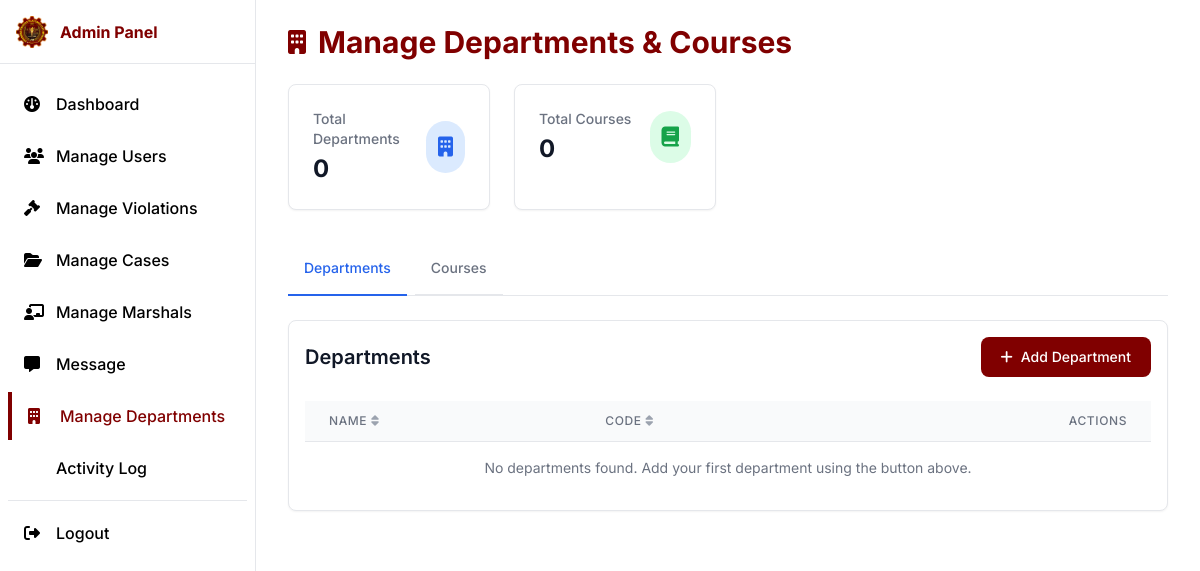
Before: /pages/Admin/manage-department.php with the older database file.
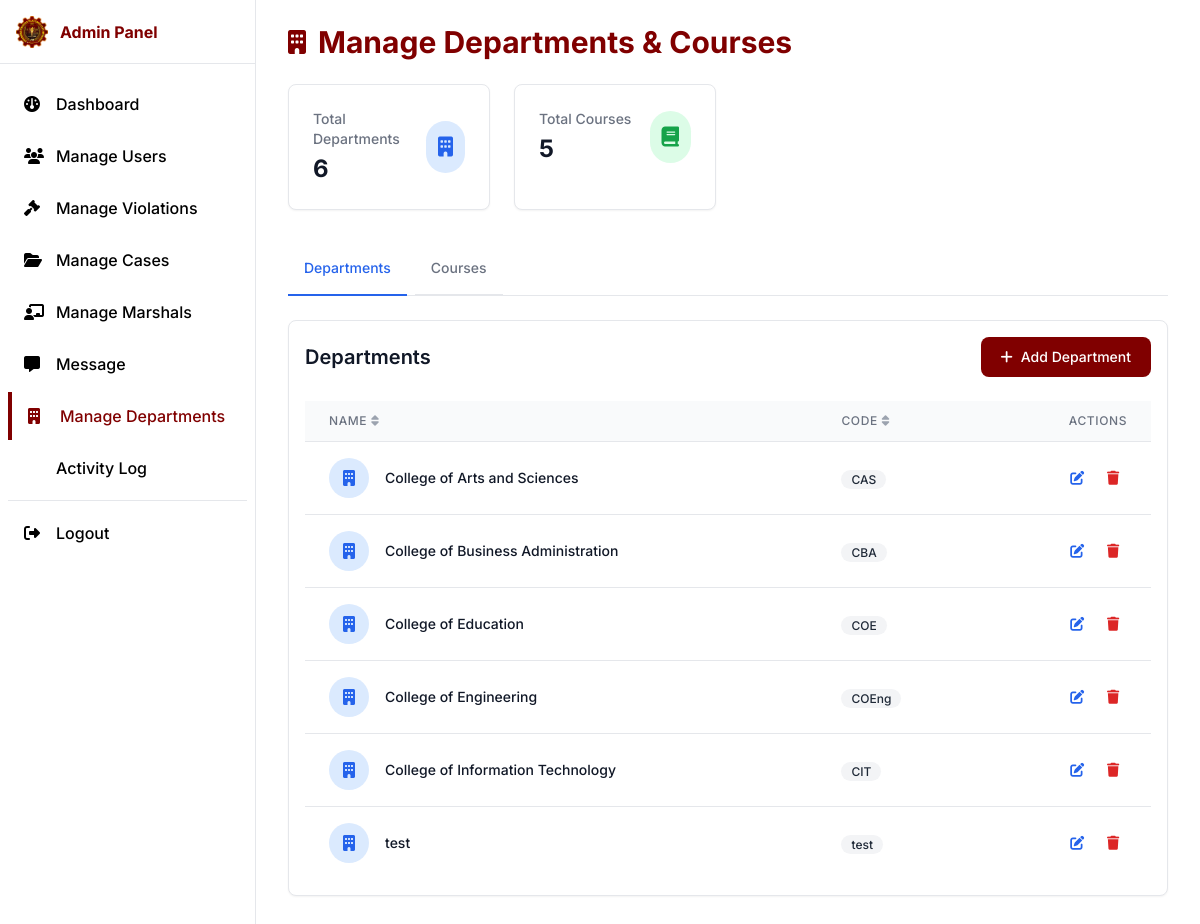
After: the same page with the newer database file.
### tables this page shows
CREATE TABLE `departments` (
  `id` bigint(20) UNSIGNED NOT NULL,
  `department_name` varchar(150) NOT NULL,
  `abbreviation` varchar(50) DEFAULT NULL,
  `created_at` timestamp NOT NULL DEFAULT current_timestamp()
);

### pages/Admin/manage-department.php (the view, shortened to what this page needs)
<?php
require_once __DIR__ . '/../../components/admin-head.php';
require_once __DIR__ . '/../../database/database.php';
$departments = [];
$courses = [];
$current_tab = isset($_GET['tab']) && in_array($_GET['tab'], ['departments', 'courses']) ? $_GET['tab'] : 'departments';
try {
    $sql = "SELECT
                id,
                department_name AS name,
                abbreviation AS code
            FROM departments
            ORDER BY department_name";
    $stmt = $pdo->query($sql);
    $departments = $stmt->fetchAll(PDO::FETCH_ASSOC);
} catch (PDOException $e) {
    $departments = [];
    error_log("Error fetching departments: " . $e->getMessage());
    set_alert('error', 'Error loading departments. ' . $e->getMessage());
}
try {
    $sql = "SELECT
                c.id,
                c.course_name,
                c.course_code,
                d.department_name AS department,
                c.department_id
            FROM courses c
            LEFT JOIN departments d ON c.department_id = d.id
            ORDER BY d.department_name, c.course_name";
    $stmt = $pdo->query($sql);
    $courses = $stmt->fetchAll(PDO::FETCH_ASSOC);
} catch (PDOException $e) {
    $courses = [];
    error_log("Error fetching courses: " . $e->getMessage());
    set_alert('error', 'Error loading courses. ' . $e->getMessage());
}
include '../../components/admin-sidebar.php';
?>
<div class="min-h-screen md:pl-64">
  <main class="px-4 md:px-8 py-6">
    <div class="flex items-center gap-3 mb-6">
      <i class="fas fa-building text-primary text-2xl"></i>
      <h1 class="text-2xl md:text-3xl font-bold text-primary">Manage Departments & Courses</h1>
    </div>
        <div class="grid grid-cols-1 sm:grid-cols-2 lg:grid-cols-4 gap-4 sm:gap-6 mb-6 sm:mb-8">
            <div class="bg-white border border-gray-200 rounded-lg p-4 sm:p-6 shadow-sm">
                <div class="flex items-center justify-between">
                    <div>
                        <p class="text-sm font-medium text-gray-500">Total Departments</p>
                        <h3 class="text-2xl font-bold text-gray-900 mt-1"><?= count($departments) ?></h3>
                    </div>
                    <div class="p-3 rounded-full bg-blue-100 text-blue-600">
                        <i class="fas fa-building text-xl"></i>
                    </div>
                </div>
            </div>
            <div class="bg-white border border-gray-200 rounded-lg p-4 sm:p-6 shadow-sm">
                <div class="flex items-center justify-between">
                    <div>
                        <p class="text-sm font-medium text-gray-500">Total Courses</p>
                        <h3 class="text-2xl font-bold text-gray-900 mt-1"><?= count($courses) ?></h3>
                    </div>
                    <div class="p-3 rounded-full bg-green-100 text-green-600">
                        <i class="fas fa-book text-xl"></i>
                    </div>
                </div>
            </div>
        </div>
        <div class="border-b border-gray-200 mb-6">
            <ul class="flex flex-wrap -mb-px text-sm font-medium text-center" id="myTab" data-tabs-toggle="#myTabContent" role="tablist">
                <li class="me-2" role="presentation">
                    <button class="inline-block p-4 border-b-2 rounded-t-lg <?= $current_tab === 'departments' ? 'text-blue-600 border-blue-600' : 'text-gray-500 hover:text-gray-600 hover:border-gray-300' ?>"
                            id="departments-tab"
                            data-tabs-target="#departments"
                            type="button"
                            role="tab"
                            aria-controls="departments"
                            aria-selected="<?= $current_tab === 'departments' ? 'true' : 'false' ?>"
                            onclick="window.location.href='?tab=departments'">
                        Departments
                    </button>
                </li>
                <li class="me-2" role="presentation">
                    <button class="inline-block p-4 border-b-2 rounded-t-lg <?= $current_tab === 'courses' ? 'text-blue-600 border-blue-600' : 'text-gray-500 hover:text-gray-600 hover:border-gray-300' ?>"
                            id="courses-tab"
                            data-tabs-target="#courses"
                            type="button"
                            role="tab"
                            aria-controls="courses"
                            aria-selected="<?= $current_tab === 'courses' ? 'true' : 'false' ?>"
                            onclick="window.location.href='?tab=courses'">
                        Courses
                    </button>
                </li>
            </ul>
        </div>
        <div id="myTabContent">
            <div class="p-4 bg-white rounded-lg shadow-sm border border-gray-200 mb-6 <?= $current_tab === 'departments' ? '' : 'hidden' ?>" id="departments" role="tabpanel" aria-labelledby="departments-tab">
                <div class="flex justify-between items-center mb-6">
                    <h3 class="text-xl font-semibold text-gray-900">Departments</h3>
                    <button type="button"
                            class="text-white bg-primary hover:bg-primary/90 focus:ring-4 focus:ring-primary/50 font-medium rounded-lg text-sm px-5 py-2.5 inline-flex items-center transition-colors duration-200"
                            onclick="showDepartmentModal()">
                        <i class="fas fa-plus mr-2"></i> Add Department
                    </button>
                </div>
                <div class="overflow-x-auto">
                    <table id="departmentsTable" class="min-w-full divide-y divide-gray-200">
                        <thead class="bg-gray-50">
                            <tr>
                                <th scope="col" class="px-6 py-3 text-left text-xs font-medium text-gray-500 uppercase tracking-wider">
                                    <div class="flex items-center">
                                        <span>Name</span>
                                        <button type="button" class="ml-1">
                                            <i class="fas fa-sort text-gray-400"></i>
                                        </button>
                                    </div>
                                </th>
                                <th scope="col" class="px-6 py-3 text-left text-xs font-medium text-gray-500 uppercase tracking-wider">
                                    <div class="flex items-center">
                                        <span>Code</span>
                                        <button type="button" class="ml-1">
                                            <i class="fas fa-sort text-gray-400"></i>
                                        </button>
                                    </div>
                                </th>
                                <th scope="col" class="px-6 py-3 text-right text-xs font-medium text-gray-500 uppercase tracking-wider">Actions</th>
                            </tr>
                        </thead>
                        <tbody class="bg-white divide-y divide-gray-200">
                            <?php foreach ($departments as $dept): ?>
                            <tr class="hover:bg-gray-50">
                                <td class="px-6 py-4 whitespace-nowrap">
                                    <div class="flex items-center">
                                        <div class="flex-shrink-0 h-10 w-10 flex items-center justify-center rounded-full bg-blue-100 text-blue-600">
                                            <i class="fas fa-building"></i>
                                        </div>
                                        <div class="ml-4">
                                            <div class="text-sm font-medium text-gray-900">
                                                <?= htmlspecialchars($dept['name']) ?>
                                            </div>
                                        </div>
                                    </div>
                                </td>
                                <td class="px-6 py-4 whitespace-nowrap">
                                    <span class="px-2.5 py-0.5 text-xs font-medium rounded-full bg-gray-100 text-gray-800">
                                        <?= htmlspecialchars($dept['code']) ?>
                                    </span>
                                </td>
                                <td class="px-6 py-4 whitespace-nowrap text-right text-sm font-medium">
                                    <button type="button"
                                            class="text-blue-600 hover:text-blue-900 p-1.5 rounded-full hover:bg-blue-50 transition-colors duration-200"
                                            title="Edit"
                                            onclick="editDepartment(<?= $dept['id'] ?>, '<?= addslashes($dept['name']) ?>', '<?= addslashes($dept['code']) ?>')">
                                        <i class="fas fa-edit w-4 h-4"></i>
                                    </button>
                                    <button type="button"
                                            class="text-red-600 hover:text-red-900 p-1.5 rounded-full hover:bg-red-50 transition-colors duration-200 ml-1"
                                            title="Delete"
                                            onclick="confirmDeleteDepartment(<?= $dept['id'] ?>, '<?= addslashes($dept['name']) ?>')">
                                        <i class="fas fa-trash w-4 h-4"></i>
                                    </button>
                                </td>
                            </tr>
                            <?php endforeach; ?>
                            <?php if (empty($departments)): ?>
                            <tr>
                                <td colspan="3" class="px-6 py-4 text-center text-sm text-gray-500">
                                    No departments found. Add your first department using the button above.
                                </td>
                            </tr>
                            <?php endif; ?>
                        </tbody>
                    </table>
                </div>
            </div>
        </div>
<link rel="stylesheet" type="text/css" href="https://cdn.datatables.net/1.11.5/css/jquery.dataTables.css">
<?php include '../../components/admin-footer.php'; ?>

### components/admin-head.php (shortened to what this page needs)
<!DOCTYPE html>
<html lang="en">
<head>
  <link rel="stylesheet" href="../../css/output.css" />
  <link rel="stylesheet" href="../../css/brand-fallback.css" />
  <script src="https://cdn.tailwindcss.com"></script>
  <link rel="stylesheet" href="https://cdnjs.cloudflare.com/ajax/libs/font-awesome/6.4.0/css/all.min.css" />
</head>
<body class="bg-white text-dark">

### components/admin-sidebar.php (shortened to what this page needs)
<?php
  $current = basename($_SERVER['PHP_SELF']);
  function isActive($file, $current) {
    return $file === $current ? 'bg-primary/10 border-l-4 border-primary text-primary' : 'text-dark hover:text-primary';
  }
?>
<aside id="adminSidebar" class="fixed inset-y-0 left-0 z-50 w-64 bg-white border-r border-gray-200 transform -translate-x-full md:translate-x-0 transition-transform duration-300 ease-in-out overflow-y-auto h-full">
  <div class="h-16 flex items-center px-4 border-b border-gray-200 sticky top-0 bg-white z-10">
    <a href="dashboard.php" class="flex items-center gap-3">
      <img src="../../src/images/Logo.png" alt="ZPPSU" class="h-8 w-8">
      <span class="text-primary font-bold">Admin Panel</span>
    </a>
  </div>
  <nav class="py-4 px-2">
    <ul class="space-y-1">
      <li>
        <a href="dashboard.php" class="flex items-center gap-3 px-4 py-3 <?php echo isActive('dashboard.php', $current); ?>">
          <i class="fa-solid fa-gauge w-5 text-inherit"></i>
          <span class="font-medium">Dashboard</span>
        </a>
      </li>
      <li>
        <a href="manage-user.php" class="flex items-center gap-3 px-4 py-3 <?php echo isActive('manage-user.php', $current); ?>">
          <i class="fa-solid fa-users w-5"></i>
          <span class="font-medium">Manage Users</span>
        </a>
      </li>
      <li>
        <a href="manage-violations.php" class="flex items-center gap-3 px-4 py-3 <?php echo isActive('manage-violations.php', $current); ?>">
          <i class="fa-solid fa-gavel w-5"></i>
          <span class="font-medium">Manage Violations</span>
        </a>
      </li>
      <li>
        <a href="manage-cases.php" class="flex items-center gap-3 px-4 py-3 <?php echo isActive('manage-cases.php', $current); ?>">
          <i class="fa-solid fa-folder-open w-5"></i>
          <span class="font-medium">Manage Cases</span>
        </a>
      </li>
      <li>
        <a href="manage-teachers.php" class="flex items-center gap-3 px-4 py-3 <?php echo isActive('manage-teachers.php', $current); ?>">
          <i class="fa-solid fa-chalkboard-user w-5"></i>
          <span class="font-medium">Manage Marshals</span>
        </a>
      </li>
      <li>
        <a href="message.php" class="flex items-center gap-3 px-4 py-3 <?php echo isActive('message.php', $current); ?>">
          <i class="fa-solid fa-message w-5"></i>
          <span class="font-medium">Message</span>
        </a>
      </li>
      <li>
        <a href="manage-department.php" class="flex items-center gap-3 px-4 py-3 <?php echo isActive('manage-department.php', $current); ?>">
          <i class="fa-solid fa-building w-5"></i>
          <span class="font-medium">Manage Departments</span>
        </a>
      </li>
      <li>
        <a href="activity-log.php" class="flex items-center gap-3 px-4 py-3 <?php echo isActive('activity-log.php', $current); ?>">
          <span class="font-medium">Activity Log</span>
        </a>
      </li>
      <li>
        <hr class="my-2 border-gray-200 ">
      </li>
      <li class="mt-auto">
        <a href="../Auth/logout.php" class="flex items-center gap-3 px-4 py-3 text-dark hover:text-primary">
          <i class="fa-solid fa-right-from-bracket w-5"></i>
          <span class="font-medium">Logout</span>
        </a>
      </li>
    </ul>
  </nav>
</aside>

### components/admin-footer.php (shortened to what this page needs)
</body>
</html>

### css/brand-fallback.css (style rules this page uses)
:root { --brand-primary: #800000; --brand-secondary: #a52a2a; }
.text-primary { color: var(--brand-primary) !important; }
.bg-primary { background-color: var(--brand-primary) !important; }
.border-primary { border-color: var(--brand-primary) !important; }

### components/admin-head.php (style rules this page uses)
body { font-family: 'Inter', ui-sans-serif, system-ui, -apple-system, Segoe UI, Roboto, Helvetica, Arial, "Apple Color Emoji", "Segoe UI Emoji"; }

Changed rows visible on the page:
added departments: department_name "College of Arts and Sciences", abbreviation "CAS"
added departments: department_name "College of Business Administration", abbreviation "CBA"
added departments: department_name "College of Education", abbreviation "COE"
added departments: department_name "College of Engineering", abbreviation "COEng"
added departments: department_name "College of Information Technology", abbreviation "CIT"
added departments: department_name "test", abbreviation "test"
Other visible differences:
count($departments): "0" → "6"
count($courses): "0" → "5"
text no longer shown: "No departments found. Add your first department using the button above."
